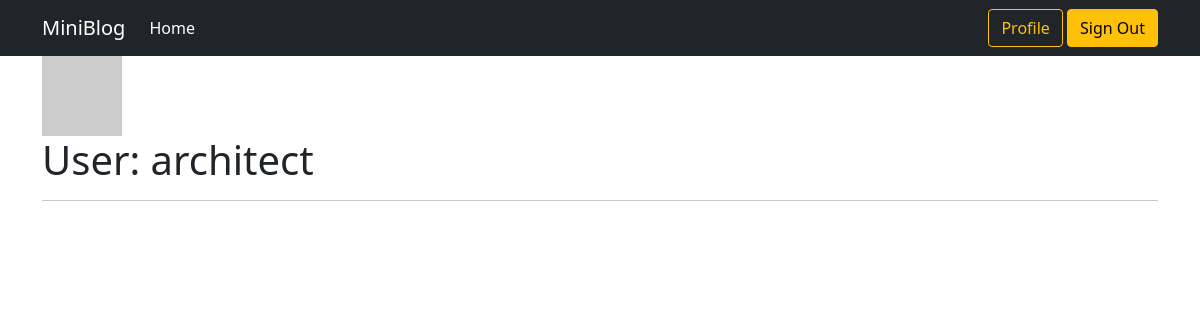
The page /user/architect (signed in) on the database as committed earlier.
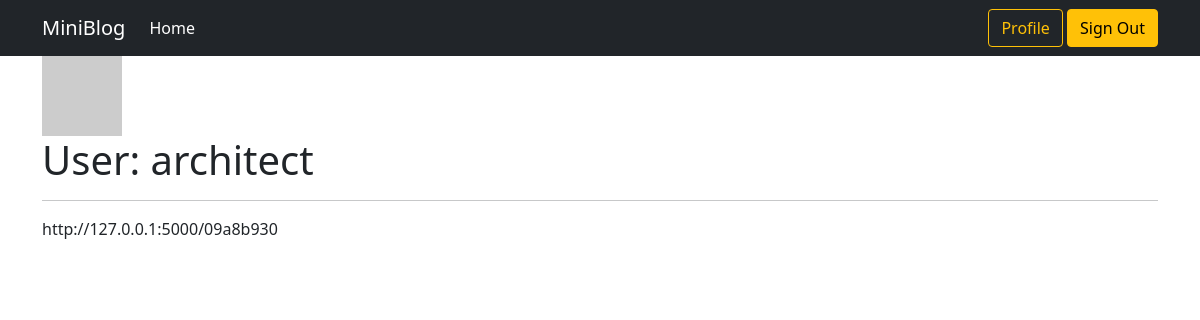
The same page on the database as committed later.
### models.py (models this page shows, shortened)
class User(UserMixin, db.Model):
    id = db.Column(db.Integer, primary_key=True)
    username = db.Column(db.String(64), index=True, unique=True)
    email = db.Column(db.String(120), index=True, unique=True)
    password = db.Column(db.String(128))
    urls = db.relationship('Url', backref='owner', lazy='dynamic')
    def avatar(self, size):
        digs = md5(self.email.encode('utf-8')).hexdigest()  # превращаем email пользователя в hash
        avatar = f'https://gravatar.com/avatar/{digs}?d=identicon&s={size}'
        return avatar

class Url(db.Model):
    id = db.Column(db.Integer, primary_key=True)
    original_url = db.Column(db.String)
    short_url = db.Column(db.String, unique=True)
    clicks = db.Column(db.Integer, default=0)
    user_id = db.Column(db.Integer, db.ForeignKey('user.id'))

### routes.py (the view)
@app.route('/user/<username>')
@login_required
def user(username):
    user = User.query.filter_by(username=username).first_or_404()
    urls = Url.query.filter_by(user_id=user.id)
    return render_template('user.html', user=user, urls=urls)

### routes.py (called while the page is built)
@login.user_loader
def load_user(id):
    return User.query.get(id)

### templates/user.html
{% extends "base.html" %}
{% block content %}
    <img src="{{ user.avatar(128) }}" alt="{{ user.username }}-avatar">
    <h1>User: {{ user.username }}</h1>
    <hr>
    {% for url in urls %}
        <p>http://127.0.0.1:5000/{{ url.short_url }}</p>
    {% endfor %}
{% endblock %}

### templates/base.html (shortened to what this page needs)
<!doctype html>
<html lang="en">
<head>
    <link href="https://cdn.jsdelivr.net/npm/bootstrap@5.1.3/dist/css/bootstrap.min.css" rel="stylesheet"
>
    <link rel="stylesheet" href="{{ url_for('static', filename='main.css') }}">
</head>
<body>
<nav class="navbar navbar-expand-lg navbar-dark bg-dark">
    <div class="container">
        <a class="navbar-brand" href="{{ url_for('index') }}">MiniBlog</a>
        <div class="collapse navbar-collapse" id="navbarSupportedContent">
            <ul class="navbar-nav me-auto mb-2 mb-lg-0">
                <li class="nav-item">
                    <a class="nav-link active" aria-current="page" href="{{ url_for('index') }}">Home</a>
                </li>
            </ul>
        </div>
        <div class="text-end">
            {% if current_user.is_anonymous %}
                <a class="btn btn-warning" href="{{ url_for('login') }}">Sign In</a>
            {% else %}
                <a class="btn btn-outline-warning" href="{{ url_for('user', username=current_user.username) }}">Profile</a>
                <a class="btn btn-warning" href="{{ url_for('logout') }}">Sign Out</a>
            {% endif %}
        </div>
    </div>
</nav>
<div class="container">
    {% block content %}
    {% endblock %}
</div>
</body>
</html>

Rows that differ between the two databases and show on the page:
added Url: short_url "09a8b930"
